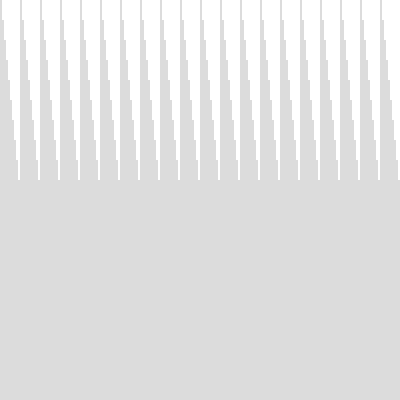
Frame 1 (no input)
Frame 60 (no input): identical to frame 1, image omitted
Frame 120 (the mouse pressed at the canvas centre since frame 60): identical to frame 1, image omitted

The p5.js sketch that drew this single still picture (run headless with seeded random() and noise() and a simulated clock; from frame 60 on, the mouse is pressed at the canvas centre):

// p5.js sketch
// ── sketch.js
function setup() {
  createCanvas(400, 400);
}

function draw() {
  noStroke();
  background(220);
  for(i=0;i<width;i++){
    h = i%10;
    rect(i*2,0,2,h*20);
  }
}
